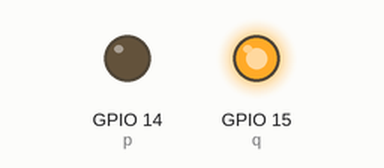
This program was run on a simulated Raspberry Pi (BCM pin numbers). Parts: output pins drawn as LEDs (lit = HIGH).

Above: at 0.05 s.
At 1.05 s:
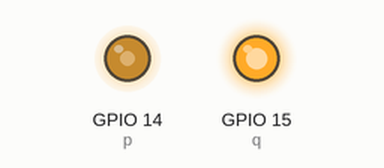
At 2.1 s:
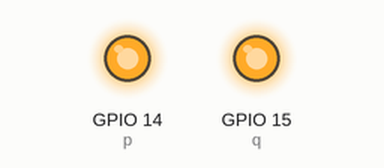
At 4.2 s:
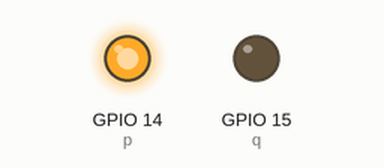
Timing chart, 0 to 5.5 s (numbered marks = the images above):
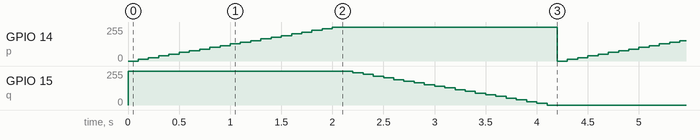

Measured:
- by itself, GPIO 14 (p): ramps from 0/255 to 255/255 and jumps back, once every 4.2 s
- by itself, GPIO 15 (q): ramps from 255/255 to 0/255 and jumps back, once every 4.2 s

The program:

LED_PWM1.py
```python
import RPi.GPIO as GPIO
import time

GPIO.setwarnings(False)
GPIO.setmode(GPIO.BCM)
GPIO.setup(14,GPIO.OUT, initial=GPIO.LOW)
GPIO.setup(15,GPIO.OUT, initial=GPIO.HIGH)

p=GPIO.PWM(14,50)
p.start(0)
q=GPIO.PWM(15,50)
q.start(100)

while True:
    for i in range(0,101,5):
        p.ChangeDutyCycle(i)
        time.sleep(0.1)
    for j in range(100,-1,-5):
        q.ChangeDutyCycle(j)
        time.sleep(0.1)

p.stop()
q.stop()
GPIO.cleanup()
```
